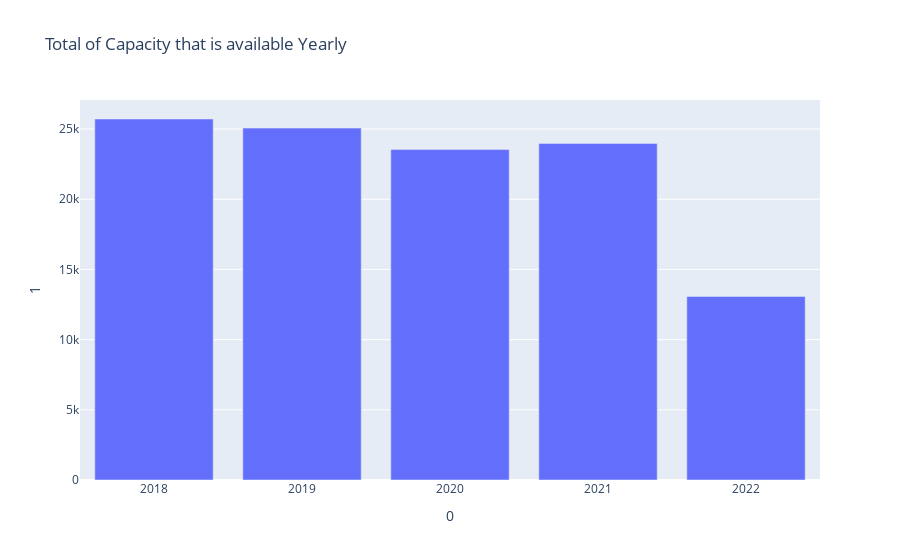

Notebook cell for this chart:
### Code cell
fig = px.bar(sum_dispatchable, x=0, y =1 ,title="Total of Capacity that is available Yearly")
fig.show()

### Figure 1 — Plotly figure (JSON) as saved in the notebook; plotly's stock layout.template omitted (floating-point values rounded to 4 significant figures)
{"data": [{"alignmentgroup": "True", "hovertemplate": "0=%{x}<br>1=%{y}<extra></extra>", "legendgroup": "", "marker": {"color": "#636efa", "pattern": {"shape": ""}}, "name": "", "offsetgroup": "", "orientation": "v", "showlegend": false, "textposition": "auto", "type": "bar", "x": [2018, 2019, 2020, 2021, 2022], "xaxis": "x", "y": [25710.0, 25060.0, 23530.0, 23980.0, 13070.0], "yaxis": "y"}], "layout": {"barmode": "relative", "legend": {"tracegroupgap": 0}, "title": {"text": "Total of Capacity that is available Yearly"}, "xaxis": {"anchor": "y", "domain": [0, 1], "title": {"text": "0"}}, "yaxis": {"anchor": "x", "domain": [0, 1], "title": {"text": "1"}}}}
